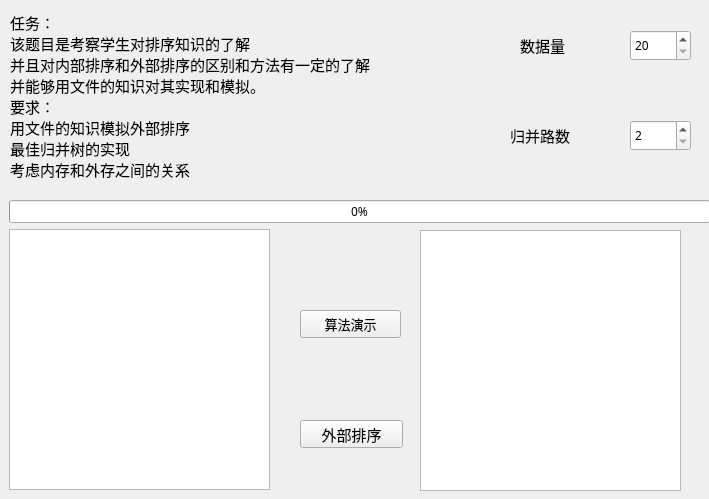
<?xml version="1.0" encoding="UTF-8"?>
<ui version="4.0">
 <class>MainWindow</class>
 <widget class="QMainWindow" name="MainWindow">
  <property name="geometry">
   <rect>
    <x>0</x>
    <y>0</y>
    <width>709</width>
    <height>499</height>
   </rect>
  </property>
  <property name="windowTitle">
   <string>MainWindow</string>
  </property>
  <widget class="QWidget" name="centralwidget">
   <widget class="QPushButton" name="buttonperform">
    <property name="geometry">
     <rect>
      <x>300</x>
      <y>310</y>
      <width>101</width>
      <height>28</height>
     </rect>
    </property>
    <property name="font">
     <font>
      <family>幼圆</family>
      <pointsize>10</pointsize>
     </font>
    </property>
    <property name="text">
     <string>算法演示</string>
    </property>
   </widget>
   <widget class="QTextBrowser" name="textBrowser">
    <property name="geometry">
     <rect>
      <x>9</x>
      <y>229</y>
      <width>261</width>
      <height>261</height>
     </rect>
    </property>
    <property name="font">
     <font>
      <family>JetBrains Mono Light</family>
      <pointsize>8</pointsize>
     </font>
    </property>
   </widget>
   <widget class="QLabel" name="label">
    <property name="geometry">
     <rect>
      <x>10</x>
      <y>10</y>
      <width>431</width>
      <height>191</height>
     </rect>
    </property>
    <property name="font">
     <font>
      <family>幼圆</family>
      <pointsize>11</pointsize>
     </font>
    </property>
    <property name="text">
     <string>任务：
该题目是考察学生对排序知识的了解
并且对内部排序和外部排序的区别和方法有一定的了解
并能够用文件的知识对其实现和模拟。 
要求：
用文件的知识模拟外部排序
最佳归并树的实现
考虑内存和外存之间的关系
</string>
    </property>
   </widget>
   <widget class="QProgressBar" name="progressBar">
    <property name="geometry">
     <rect>
      <x>9</x>
      <y>200</y>
      <width>701</width>
      <height>23</height>
     </rect>
    </property>
    <property name="font">
     <font>
      <family>JetBrains Mono</family>
     </font>
    </property>
    <property name="value">
     <number>0</number>
    </property>
    <property name="textVisible">
     <bool>true</bool>
    </property>
   </widget>
   <widget class="QPushButton" name="buttonsort">
    <property name="geometry">
     <rect>
      <x>300</x>
      <y>420</y>
      <width>103</width>
      <height>28</height>
     </rect>
    </property>
    <property name="font">
     <font>
      <family>幼圆</family>
      <pointsize>11</pointsize>
     </font>
    </property>
    <property name="text">
     <string>外部排序</string>
    </property>
   </widget>
   <widget class="QSpinBox" name="spinBox1">
    <property name="geometry">
     <rect>
      <x>630</x>
      <y>30</y>
      <width>61</width>
      <height>31</height>
     </rect>
    </property>
    <property name="font">
     <font>
      <family>JetBrains Mono</family>
     </font>
    </property>
    <property name="minimum">
     <number>20</number>
    </property>
    <property name="maximum">
     <number>1000</number>
    </property>
    <property name="displayIntegerBase">
     <number>10</number>
    </property>
   </widget>
   <widget class="QSpinBox" name="spinBox2">
    <property name="geometry">
     <rect>
      <x>630</x>
      <y>120</y>
      <width>61</width>
      <height>31</height>
     </rect>
    </property>
    <property name="font">
     <font>
      <family>JetBrains Mono</family>
     </font>
    </property>
    <property name="minimum">
     <number>2</number>
    </property>
    <property name="maximum">
     <number>10</number>
    </property>
   </widget>
   <widget class="QLabel" name="label_2">
    <property name="geometry">
     <rect>
      <x>520</x>
      <y>30</y>
      <width>61</width>
      <height>31</height>
     </rect>
    </property>
    <property name="font">
     <font>
      <family>幼圆</family>
      <pointsize>11</pointsize>
     </font>
    </property>
    <property name="text">
     <string>数据量</string>
    </property>
   </widget>
   <widget class="QLabel" name="label_3">
    <property name="geometry">
     <rect>
      <x>510</x>
      <y>120</y>
      <width>72</width>
      <height>31</height>
     </rect>
    </property>
    <property name="font">
     <font>
      <family>幼圆</family>
      <pointsize>11</pointsize>
     </font>
    </property>
    <property name="text">
     <string>归并路数</string>
    </property>
   </widget>
   <widget class="QTextBrowser" name="textBrowser_2">
    <property name="geometry">
     <rect>
      <x>420</x>
      <y>230</y>
      <width>261</width>
      <height>261</height>
     </rect>
    </property>
    <property name="font">
     <font>
      <family>JetBrains Mono Light</family>
      <pointsize>8</pointsize>
     </font>
    </property>
   </widget>
  </widget>
 </widget>
 <resources/>
 <connections/>
</ui>
